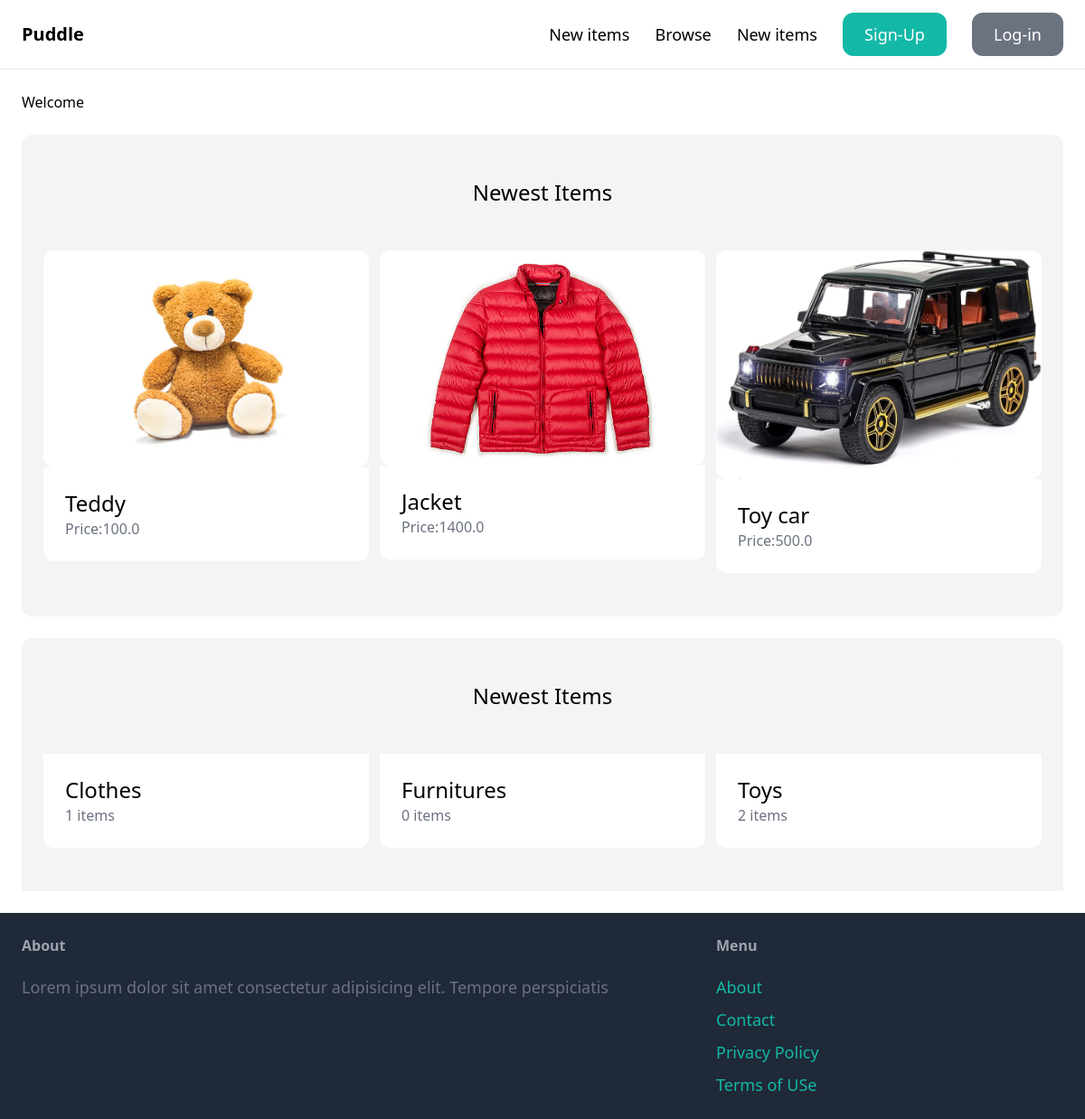
The page / on the database its author committed.
### item/models.py (models this page shows, shortened)
class Item(models.Model):
    category = models.ForeignKey(Category, related_name='items', on_delete= models.CASCADE)
    name= models.CharField(max_length=255)
    description   = models.TextField(blank = True, null = True)
    price = models.FloatField()
    image = models.ImageField(upload_to = 'item_images', blank=True, null = True)
    is_sold = models.BooleanField(default=False)
    created_by = models.ForeignKey(User, related_name = 'items', on_delete=models.CASCADE)
    created_at = models.DateTimeField(auto_now_add = True)

class Category(models.Model):
    name= models.CharField(max_length =255)
    class Meta:
        ordering = ('name', )
        verbose_name_plural = 'Categories'

### core/views.py (the view)
# urls.py: path('', views.index, name='index'),
def index(request):
    items = Item.objects.filter(is_sold = False)[0:6]
    categories = Category.objects.all()
    return render(request, 'core/index.html',{
        'categories' : categories,
        'items' : items,
    })

### core/templates/core/index.html
{% extends 'core/base.html' %}
{% block content %}
{% block title %} Welcome {% endblock %}
    <div class="mt-6 px-6 py-12 bg-gray-100 rounded-xl">
        <h2 class="mb-12 text-2xl text-center">Newest Items</h2>
        <div class="grid grid-cols-3 gap-3">
            {% for item in items %}
                <div>
                    <a href="{% url 'item:detail' item.id %}">
                        <div>
                            <img src="{{item.image.url}}" class="rounded-xl" >
                        </div>
                        <div class="p-6 bg-white rounded-b-xl">
                            <h2 class="text-2xl">{{item.name}}</h2>
                            <p class="text-gray-500">Price:{{item.price}}</p>
                        </div>
                    </a>
                </div>
            {% endfor %}
        </div>
    </div>
    <div class="mt-6 px-6 py-12 bg-gray-100 rounded-t-xl">
        <h2 class="mb-12 text-2xl text-center">Newest Items</h2>
        <div class="grid grid-cols-3 gap-3">
            {% for category in categories %}
                <div>
                    <a href="#">
                        <div class="p-6 bg-white rounded-b-xl">
                            <h2 class="text-2xl">{{category.name}}</h2>
                            <p class="text-gray-500">{{ category.items.count}} items</p>
                        </div>
                    </a>
                </div>
            {% endfor %}
        </div>
    </div>
{% endblock %}

### rows shown on the page
Item: image (picture), name "Teddy", price "100.0"
Item: image (picture), name "Jacket", price "1400.0"
Item: image (picture), name "Toy car", price "500.0"
Category: name "Clothes", items.count "1"
Category: name "Furnitures", items.count "0"
Category: name "Toys", items.count "2"
